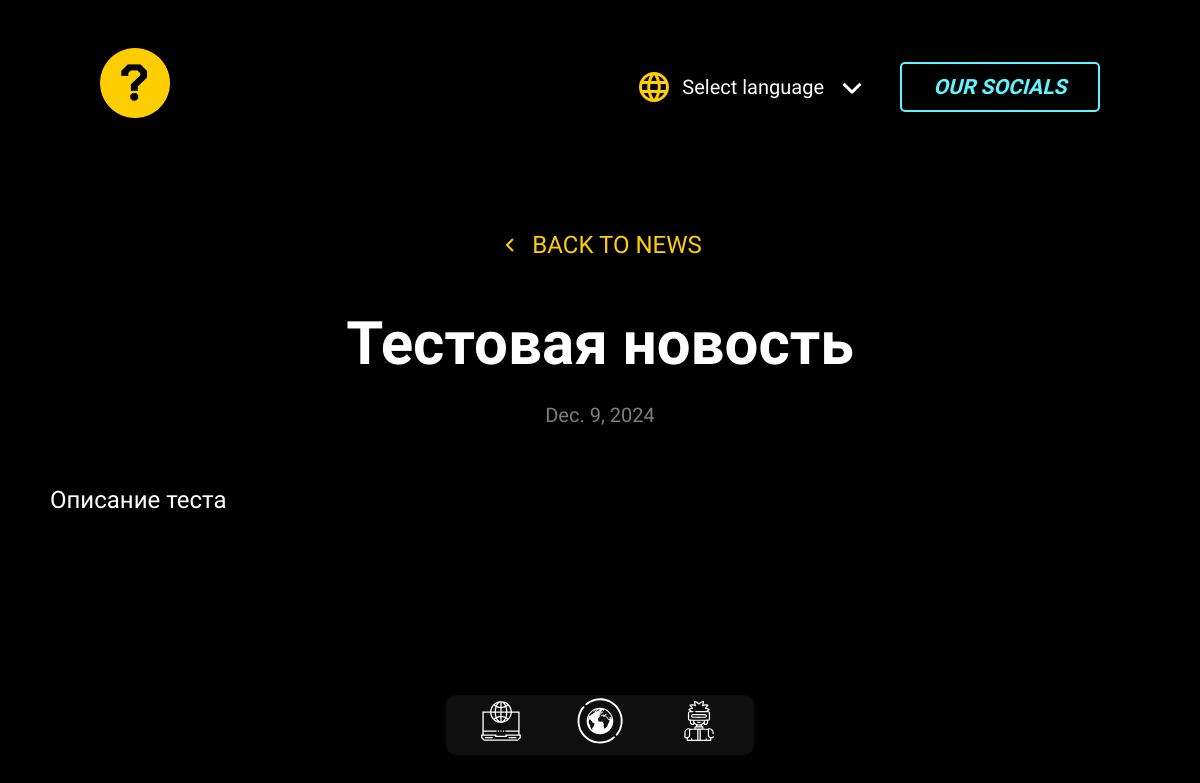
The page /news/21/ on the database its author committed.
### main/models.py (models this page shows, shortened)
class News(models.Model):
    title = RichTextField(help_text="Вы можете использовать HTML или стилизовать текст с разными цветами.")
    description = RichTextField(blank=True, verbose_name='Текст новости:')
    news_image = models.ImageField(upload_to='news-imgs/', null=True, verbose_name='Изображение для новости')
    content_image = models.ImageField(upload_to='content_imgs/', null=True, verbose_name='Фон для блока новости')
    published_date = models.DateField(auto_now_add=True, verbose_name='Дата публикации')
    is_visible = models.BooleanField(default=True, verbose_name="Показывать новость")
    is_featured = models.BooleanField(default=False, verbose_name="Отображать в главном блоке")

### main/views.py (the view)
# urls.py: path('news/<int:pk>/', views.news_detail, name='news_detail'),
def news_detail(request, pk):
    news_item = get_object_or_404(News, pk=pk)
    return render(request, 'news_detail.html', {'news_item': news_item})

### main/templates/news_detail.html (shortened to what this page needs)
{% extends 'template.html' %}
{% load static %}
{% block css %}
<link rel="stylesheet" href="{% static 'css/news_detail.css' %}" type="text/css">
{% endblock %}
{% block body %}
<main class="news">
  <div class="news__detail">
    <a href="{% url 'news_list' %}" class="news__back-link">
      <svg xmlns="http://www.w3.org/2000/svg" class="news__back-icon" viewBox="0 0 24 24">
        <polyline points="15 18 9 12 15 6"></polyline>
      </svg>
      BACK TO NEWS
    </a>
    <h1 class="news__title">{{ news_item.title|safe }}</h1>
    <p class="news__date">{{ news_item.published_date }}</p>
    <div class="news__content">
      {{ news_item.description|linebreaks |safe }}
    </div>
  </div>
</main>
{% endblock %}

### main/static/css/news_detail.css (style rules this page uses)
:root { --color-background: #000000; --color-primary: #ffffff; --color-secondary: #7d7d7d; --color-accent: #ffce00; --font-family: 'Chakra Petch', sans-serif; --font-size-title: clamp(2.5rem, 5vw, 6rem); --font-size-text: 1.5rem; --font-size-date: 1.25rem; --spacing-small: 10px; --spacing-medium: 25px; --spacing-large: 50px; --spacing-xlarge: 100px; --max-width-content: 1100px; }
body, html { background-color: var(--color-background); margin: 0; padding: 0; font-family: var(--font-family); color: var(--color-primary); line-height: 1.6; box-sizing: border-box; }
*, *::before, *::after { box-sizing: inherit; }
.news { display: flex; justify-content: center; padding: var(--spacing-xlarge) var(--spacing-medium); }
.news__detail { max-width: var(--max-width-content); width: 100%; text-align: center; }
.news__back-link { display: inline-flex; align-items: center; text-decoration: none; color: var(--color-accent); font-size: var(--font-size-text); margin-bottom: var(--spacing-medium); }
.news__back-icon { margin-right: var(--spacing-small); stroke: currentColor; stroke-width: 2; width: 1.5rem; height: 1.5rem; }
.news__title { font-size: var(--font-size-title); margin: var(--spacing-medium) 0; line-height: 1; }
p { margin: 0; }
.news__date { font-size: var(--font-size-date); color: var(--color-secondary); margin-bottom: var(--spacing-large); }
.news__content { font-size: var(--font-size-text); text-align: justify; margin: var(--spacing-large) auto 0 auto; }

### main/static/css/header.css (style rules this page uses)
:root { --primary-color: #5EF6FF; --background-dark: #222; --text-light: #FFF; --secondary-color: #FFCE00; --font-family: 'Chakra Petch', sans-serif; }

### rows shown on the page
News: title "Тестовая новость", published_date "Dec. 9, 2024", description "Описание теста"
